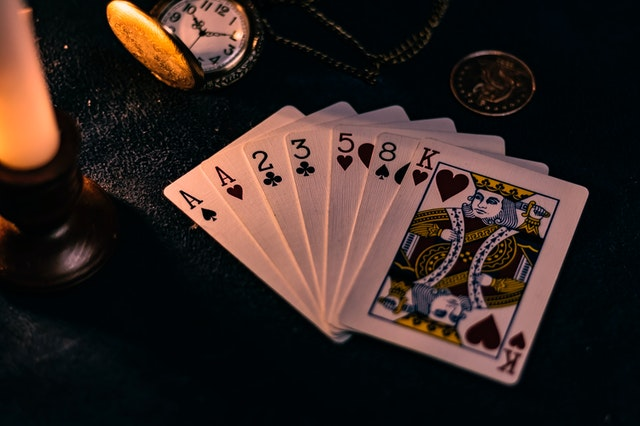
#> input picture goruntu_uzerinde_fare_tıklama_algılama/a70.jpg, 640 x 426 px, given in place of the camera
$ python 'color_space_kullanarak_nesne_algılama.py'
#> lines starting #> are read from the running program, lines starting #| are printed output that depends on the picture; after the words box and inside, x2 and y2 are one past the last pixel; in counts of white or black regions, pixels touching at a corner belong together
import cv2
import numpy as np

def nothing(x):
    pass

cap = cv2.VideoCapture(0)
cv2.namedWindow("Trackbars")

cv2.createTrackbar("L – H", "Trackbars", 0, 179, nothing)
#> slider 'L – H' is set to 35
cv2.createTrackbar("L – S", "Trackbars", 0, 255, nothing)
#> slider 'L – S' is set to 51
cv2.createTrackbar("L – V", "Trackbars", 0, 255, nothing)
#> slider 'L – V' is set to 51
cv2.createTrackbar("U – H", "Trackbars", 179, 179, nothing)
cv2.createTrackbar("U – S", "Trackbars", 255, 255, nothing)
cv2.createTrackbar("U – V", "Trackbars", 255, 255, nothing)

while True:
    _, frame = cap.read()
#> frame is the input picture: shape (426, 640, 3); mean B, G, R 34.7, 38.5, 52.1
    hsv = cv2.cvtColor(frame, cv2.COLOR_BGR2HSV)
#> hsv: shape (426, 640, 3); mean H, S, V 73, 177.8, 56.5

    l_h = cv2.getTrackbarPos("L – H", "Trackbars")
    l_s = cv2.getTrackbarPos("L – S", "Trackbars")
    l_v = cv2.getTrackbarPos("L – V", "Trackbars")
    u_h = cv2.getTrackbarPos("U – H", "Trackbars")
    u_s = cv2.getTrackbarPos("U – S", "Trackbars")
    u_v = cv2.getTrackbarPos("U – V", "Trackbars")

    lower_blue = np.array([l_h, l_s, l_v])
    upper_blue = np.array([u_h, u_s, u_v])
    mask = cv2.inRange(hsv, lower_blue, upper_blue)
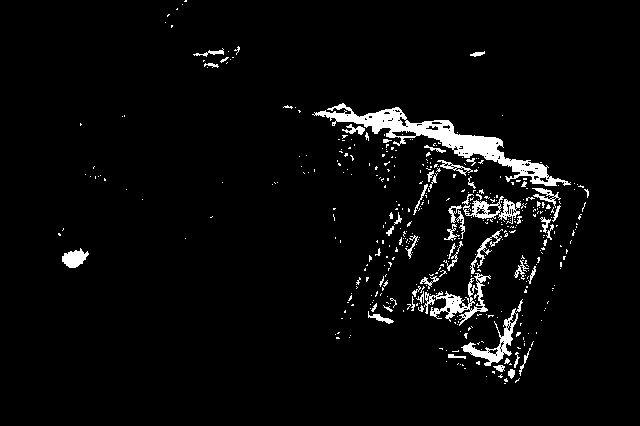
#> mask: shape (426, 640); 4% white; 431 white regions (376 under 20 px), largest, box (x1, y1, x2, y2) and area: (312, 103, 571, 186) 3848, (424, 273, 491, 326) 981, (461, 308, 518, 366) 748

    result = cv2.bitwise_and(frame, frame, mask=mask)
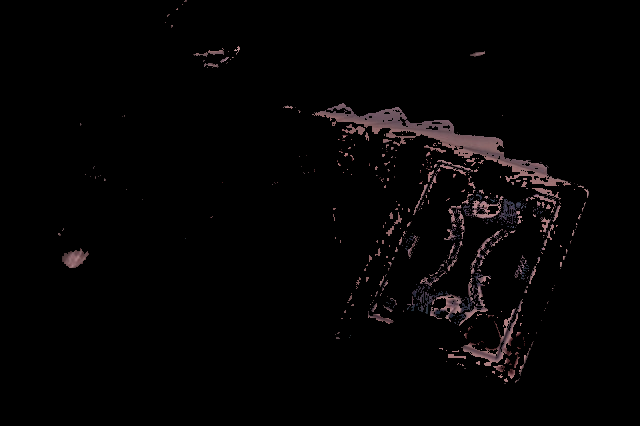
#> result: shape (426, 640, 3); mean B, G, R 3.8, 3.6, 4.8

    cv2.imshow("frame", frame)
    cv2.imshow("mask", mask)
    cv2.imshow("result", result)

    key = cv2.waitKey(1)
#> (key q is pressed here)
    if cv2.waitKey(25) & 0xFF == ord('q'):
#> (key q is pressed here)
        break

cap.release()
cv2.destroyAllWindows()
